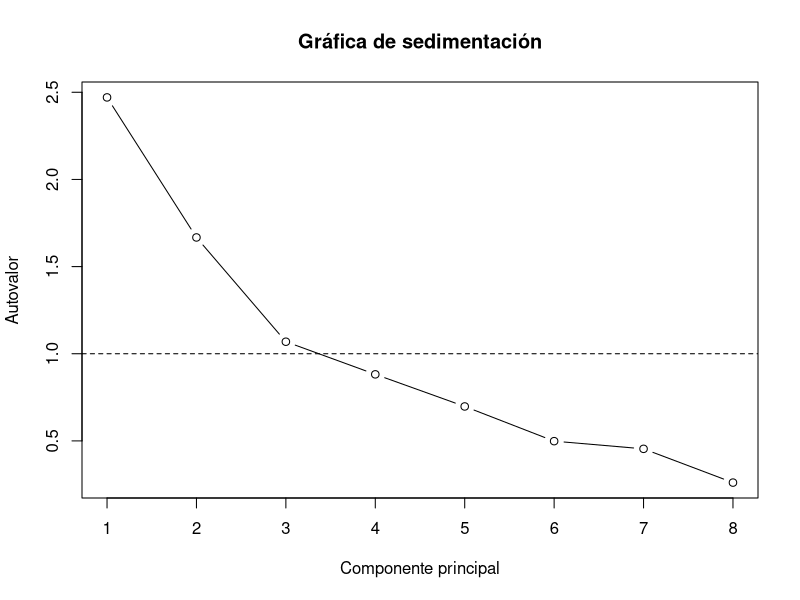
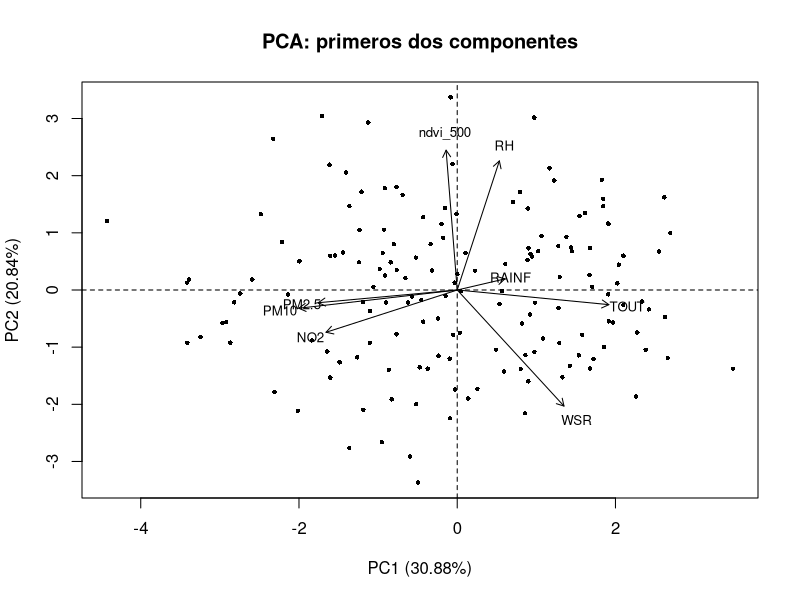

R code for these plots, in order:
## ---- chunk 1
base <- read.csv("../../Exploracion_descriptiva/tablas/base_analitica_mensual.csv")

dim(base)
names(base)
## ---- chunk 2
# Variables principales para el PCA
datos_pca <- base[, c(
  "PM10",
  "PM2.5",
  "NO2",
  "TOUT",
  "RH",
  "RAINF",
  "WSR",
  "ndvi_500"
)]

# Revisar faltantes
colSums(is.na(datos_pca))
## ---- chunk 3
# Conservar solo filas completas para las variables del PCA
datos_pca_completos <- na.omit(datos_pca)

# Comparar tamaño original y tamaño final
dim(datos_pca)
dim(datos_pca_completos)
## ---- chunk 4
# Realizar PCA estandarizando las variables
pca <- prcomp(datos_pca_completos, center = TRUE, scale. = TRUE)

# Varianza explicada por cada componente
summary(pca)
## ---- chunk 5
# Calcular autovalores
autovalores <- pca$sdev^2

# Tabla de varianza explicada
tabla_varianza <- data.frame(
  Componente = paste0("PC", 1:length(autovalores)),
  Autovalor = round(autovalores, 3),
  Varianza_pct = round(autovalores / sum(autovalores) * 100, 2),
  Acumulada_pct = round(cumsum(autovalores / sum(autovalores) * 100), 2)
)

tabla_varianza

# Gráfica de sedimentación
plot(
  autovalores,
  type = "b",
  xlab = "Componente principal",
  ylab = "Autovalor",
  main = "Gráfica de sedimentación"
)

abline(h = 1, lty = 2)
## ---- chunk 6
# Cargas de las variables en los primeros 3 componentes
cargas <- round(pca$rotation[, 1:3], 3)

cargas
## ---- chunk 7
# Coordenadas de las observaciones
scores <- pca$x[, 1:2]

# Cargas de las variables
cargas_plot <- pca$rotation[, 1:2]

# Gráfica de las observaciones
plot(
  scores,
  xlab = "PC1 (30.88%)",
  ylab = "PC2 (20.84%)",
  main = "PCA: primeros dos componentes",
  pch = 16,
  cex = 0.6
)

# Flechas de las variables
factor_escala <- 4

arrows(
  0, 0,
  cargas_plot[, 1] * factor_escala,
  cargas_plot[, 2] * factor_escala,
  length = 0.08
)

# Nombres de las variables
text(
  cargas_plot[, 1] * factor_escala * 1.12,
  cargas_plot[, 2] * factor_escala * 1.12,
  labels = rownames(cargas_plot),
  cex = 0.8
)

abline(h = 0, v = 0, lty = 2)
## ---- chunk 8
# Matriz de correlaciones
R <- cor(datos_pca_completos)

# Número de observaciones y variables
n <- nrow(datos_pca_completos)
p <- ncol(datos_pca_completos)

# KMO
invR <- solve(R)
parciales <- -cov2cor(invR)
diag(parciales) <- 0

R2 <- R^2
diag(R2) <- 0

P2 <- parciales^2

kmo <- sum(R2) / (sum(R2) + sum(P2))

# Prueba de Bartlett
chi2 <- -(n - 1 - (2 * p + 5) / 6) * log(det(R))
gl <- p * (p - 1) / 2
p_bartlett <- pchisq(chi2, df = gl, lower.tail = FALSE)

cat("KMO:", round(kmo, 3), "\n")
cat("Bartlett chi-cuadrada:", round(chi2, 2), "\n")
cat("Grados de libertad:", gl, "\n")
cat("p-value:", format.pval(p_bartlett), "\n")
